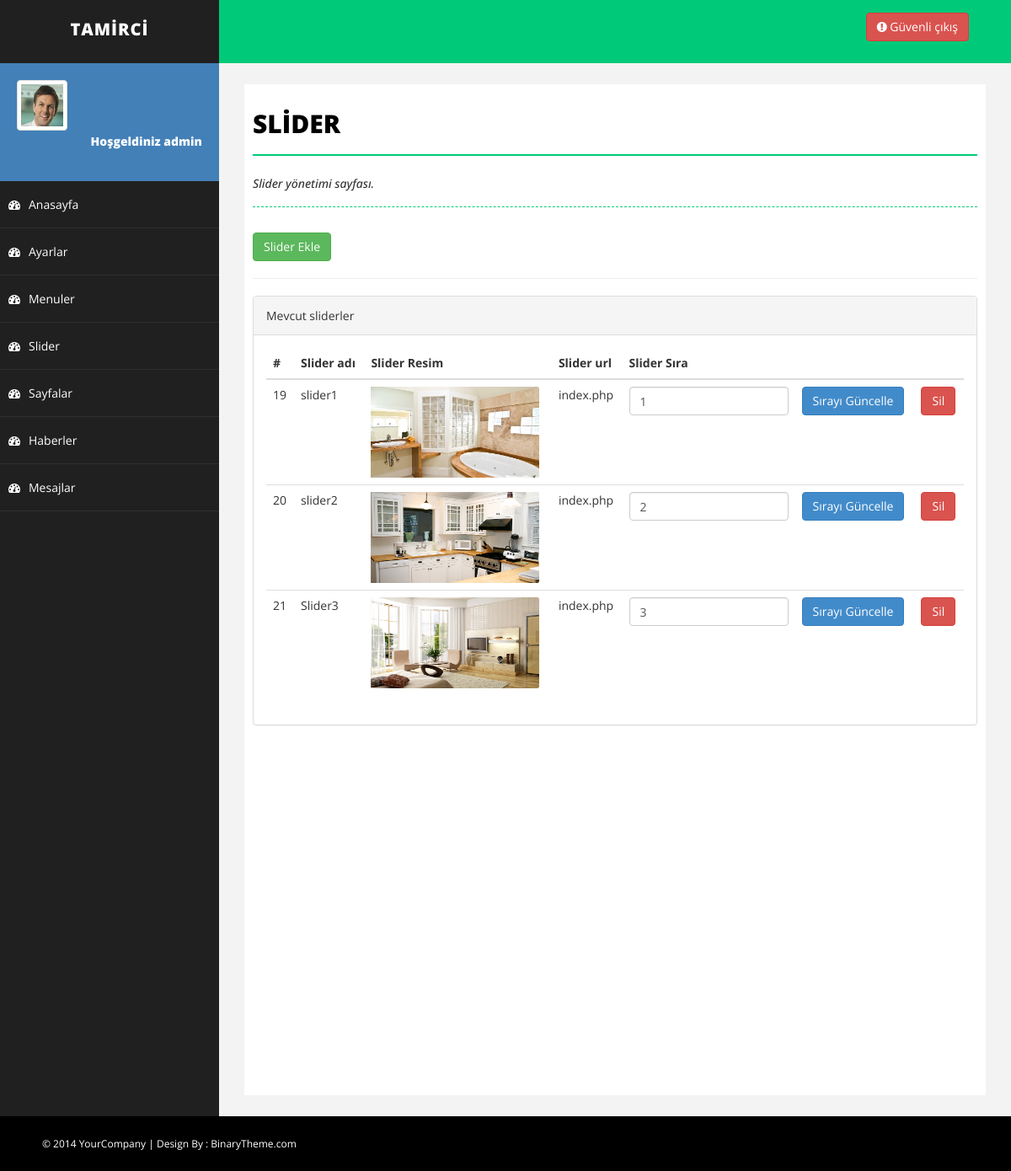
The page /tamirci/admin/slider.php (signed in) on the database its author committed.
### tables this page shows
CREATE TABLE `slider` (
  `slider_id` int(11) NOT NULL,
  `slider_ad` varchar(100) NOT NULL,
  `slider_resim` varchar(500) NOT NULL,
  `slider_url` varchar(250) NOT NULL,
  `slider_sira` varchar(50) NOT NULL DEFAULT '0'
);

### tamirci/admin/slider.php (the view, shortened to what this page needs)
<?php
include 'header.php';
include 'sidebar.php';
$sunucu = "localhost";
$database = "tamirci";
$username = "root";
$password = "";
$sliderSorgu =  mysqli_query(mysqli_connect($sunucu, $username, $password, $database), "select * from slider");
?>
<div id="page-wrapper">
    <div id="page-inner">
        <div class="row">
            <div class="col-md-12">
                <h1 class="page-head-line">SLİDER</h1>
                <h1 class="page-subhead-line">Slider yönetimi sayfası. </h1>
            </div>
            <div class="col-md-12">
                <a href="slider-ekle.php"> <button class="btn btn-success">Slider Ekle</button></a>
                <hr>
            </div>
            <div class="col-md-12">
                <div class="panel panel-default">
                    <div class="panel-heading">
                        Mevcut sliderler
                    </div>
                    <div class="panel-body">
                        <div class="table-responsive">
                            <table class="table table-hover">
                                <thead>
                                    <tr>
                                        <th>#</th>
                                        <th>Slider adı</th>
                                        <th>Slider Resim</th>
                                        <th>Slider url</th>
                                        <th>Slider Sıra</th>
                                        <th></th>
                                        <th></th>
                                    </tr>
                                </thead>
                                <tbody>
                                    <?php while ($sliderCek = mysqli_fetch_assoc($sliderSorgu)) { ?>
                                        <tr>
                                            <td><?php echo $sliderCek['slider_id'] ?></td>
                                            <td><?php echo $sliderCek['slider_ad'] ?></td>
                                            <td>
                                                <img src="<?php echo $sliderCek['slider_resim'] ?>" width="200px"> </img>
                                            </td>
                                            <td><?php echo $sliderCek['slider_url'] ?></td>
                                            <td>
                                                <form action="islem.php?slider_id=<?php echo $sliderCek['slider_id']; ?>&sliderguncelle=ok" method="POST">
                                                    <input class="form-control" type="number" name="slider_sira" value="<?php echo $sliderCek['slider_sira'] ?>">
                                            <th> <input class="btn btn-primary" type="submit" name="slider_guncelle" value="Sırayı Güncelle"></a></th>
                                            </form>
                                            </td>
                                            <th> <a href="islem.php?slider_id=<?php echo $sliderCek['slider_id']; ?>&slidersil=ok"> <input class="btn btn-danger" type="submit" name="slider_sil" value="Sil"></a></th>
                                        </tr>
                                    <?php  } ?>
                                </tbody>
                            </table>
                        </div>
                    </div>
                </div>
            </div>
        </div>
    </div>
</div>
</div>
<?php
include 'footer.php';
?>

### tamirci/admin/assets/css/basic.css (style rules this page uses)
body { font-family: 'Open Sans', sans-serif; line-height:25px; }
#page-wrapper { padding: 15px 15px; min-height: 600px; background: #F3F3F3; }
#page-inner { width: 100%; margin: 10px 20px 10px 0px; background-color: #fff!important; padding: 10px; min-height: 1200px; }
.page-head-line { font-size: 30px; text-transform: uppercase; color: #000; font-weight: 800; padding-bottom: 20px; border-bottom: 2px solid #00CA79; margin-bottom: 10px; }
.page-subhead-line { font-size: 14px; padding-top: 5px; padding-bottom: 20px; font-style:italic; margin-bottom:30px; border-bottom:1px dashed #00CA79; }
@media (min-width:768px) { #page-wrapper { margin: 0 0 0 260px; padding: 15px 30px; min-height: 1200px; } }

### rows shown on the page
slider: slider_id "19", slider_ad "slider1", slider_resim (picture), slider_url "index.php", slider_sira "1"
slider: slider_id "20", slider_ad "slider2", slider_resim (picture), slider_url "index.php", slider_sira "2"
slider: slider_id "21", slider_ad "Slider3", slider_resim (picture), slider_url "index.php", slider_sira "3"

### other values the page prints
$_SESSION['admin_kadi'] "admin"
